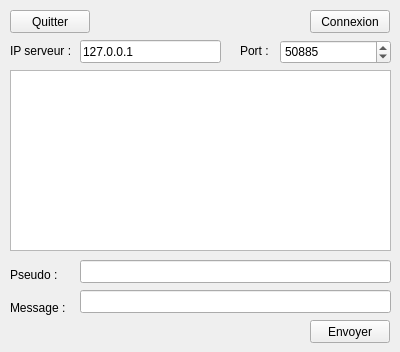
<?xml version="1.0" encoding="UTF-8"?>
<ui version="4.0">
 <class>MainWindow</class>
 <widget class="QMainWindow" name="MainWindow">
  <property name="geometry">
   <rect>
    <x>0</x>
    <y>0</y>
    <width>400</width>
    <height>352</height>
   </rect>
  </property>
  <property name="windowTitle">
   <string>M12U</string>
  </property>
  <widget class="QWidget" name="centralWidget">
   <widget class="QSpinBox" name="serveurPort">
    <property name="geometry">
     <rect>
      <x>280</x>
      <y>40</y>
      <width>111</width>
      <height>24</height>
     </rect>
    </property>
    <property name="maximum">
     <number>99999</number>
    </property>
    <property name="value">
     <number>50885</number>
    </property>
   </widget>
   <widget class="QLineEdit" name="serveurIP">
    <property name="geometry">
     <rect>
      <x>80</x>
      <y>40</y>
      <width>141</width>
      <height>23</height>
     </rect>
    </property>
    <property name="text">
     <string>127.0.0.1</string>
    </property>
   </widget>
   <widget class="QLabel" name="labelIpServeur">
    <property name="geometry">
     <rect>
      <x>10</x>
      <y>40</y>
      <width>71</width>
      <height>21</height>
     </rect>
    </property>
    <property name="text">
     <string>IP serveur :</string>
    </property>
   </widget>
   <widget class="QLabel" name="labelportServeur">
    <property name="geometry">
     <rect>
      <x>240</x>
      <y>40</y>
      <width>41</width>
      <height>21</height>
     </rect>
    </property>
    <property name="text">
     <string>Port :</string>
    </property>
   </widget>
   <widget class="QTextBrowser" name="listeMessages">
    <property name="geometry">
     <rect>
      <x>10</x>
      <y>70</y>
      <width>381</width>
      <height>181</height>
     </rect>
    </property>
   </widget>
   <widget class="QLineEdit" name="pseudo">
    <property name="geometry">
     <rect>
      <x>80</x>
      <y>260</y>
      <width>311</width>
      <height>23</height>
     </rect>
    </property>
   </widget>
   <widget class="QLabel" name="labelPseudo">
    <property name="geometry">
     <rect>
      <x>10</x>
      <y>264</y>
      <width>57</width>
      <height>21</height>
     </rect>
    </property>
    <property name="text">
     <string>Pseudo :</string>
    </property>
   </widget>
   <widget class="QLabel" name="labelMessage">
    <property name="geometry">
     <rect>
      <x>10</x>
      <y>300</y>
      <width>71</width>
      <height>16</height>
     </rect>
    </property>
    <property name="text">
     <string>Message : </string>
    </property>
   </widget>
   <widget class="QLineEdit" name="message">
    <property name="geometry">
     <rect>
      <x>80</x>
      <y>290</y>
      <width>311</width>
      <height>23</height>
     </rect>
    </property>
   </widget>
   <widget class="QPushButton" name="btQuitter">
    <property name="geometry">
     <rect>
      <x>10</x>
      <y>10</y>
      <width>80</width>
      <height>23</height>
     </rect>
    </property>
    <property name="text">
     <string>Quitter</string>
    </property>
   </widget>
   <widget class="QPushButton" name="boutonEnvoyer">
    <property name="geometry">
     <rect>
      <x>310</x>
      <y>320</y>
      <width>80</width>
      <height>23</height>
     </rect>
    </property>
    <property name="text">
     <string>Envoyer</string>
    </property>
   </widget>
   <widget class="QPushButton" name="boutonConnexion">
    <property name="geometry">
     <rect>
      <x>310</x>
      <y>10</y>
      <width>80</width>
      <height>23</height>
     </rect>
    </property>
    <property name="text">
     <string>Connexion</string>
    </property>
   </widget>
  </widget>
  <action name="actionConnexion">
   <property name="text">
    <string>Connexion</string>
   </property>
  </action>
 </widget>
 <layoutdefault spacing="6" margin="11"/>
 <resources/>
 <connections>
  <connection>
   <sender>btQuitter</sender>
   <signal>clicked()</signal>
   <receiver>MainWindow</receiver>
   <slot>close()</slot>
   <hints>
    <hint type="sourcelabel">
     <x>349</x>
     <y>331</y>
    </hint>
    <hint type="destinationlabel">
     <x>199</x>
     <y>175</y>
    </hint>
   </hints>
  </connection>
 </connections>
</ui>
